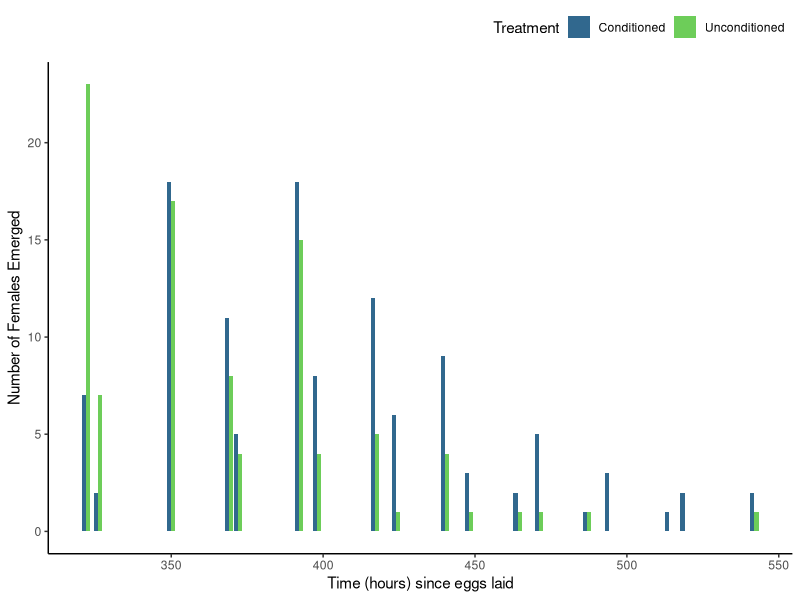
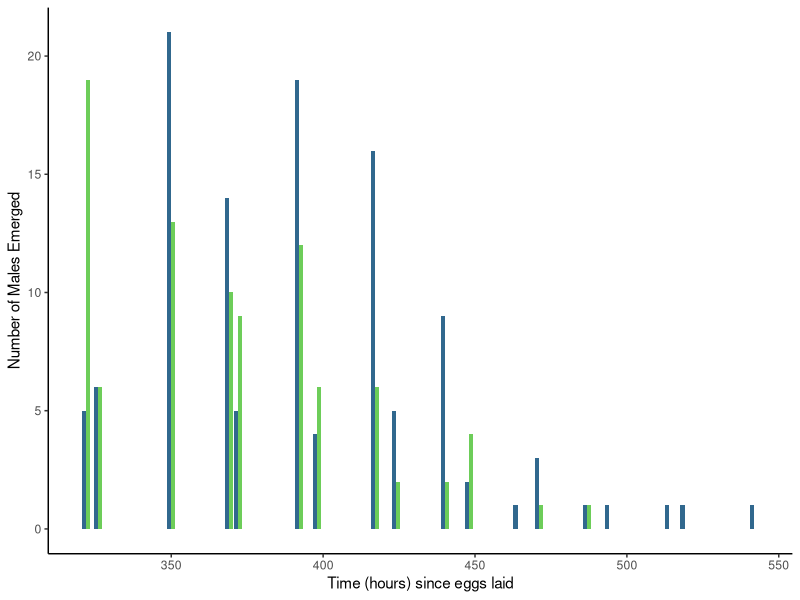
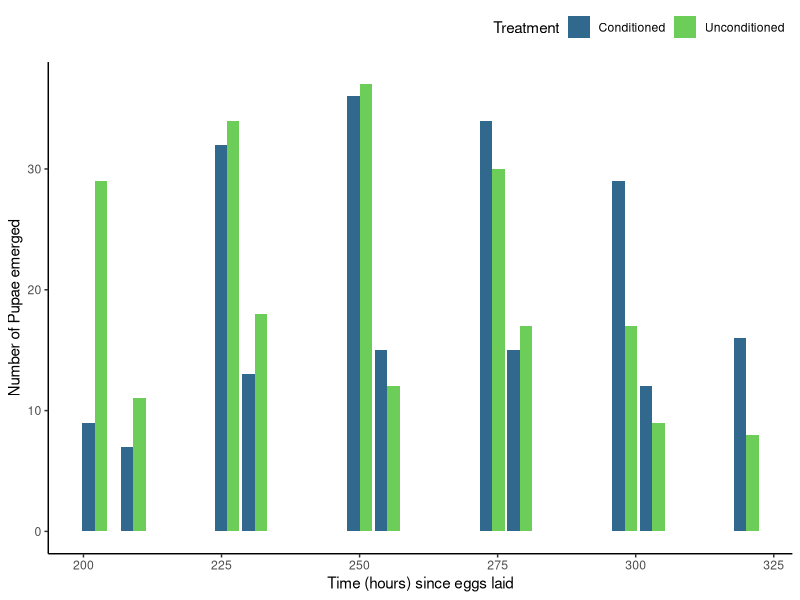
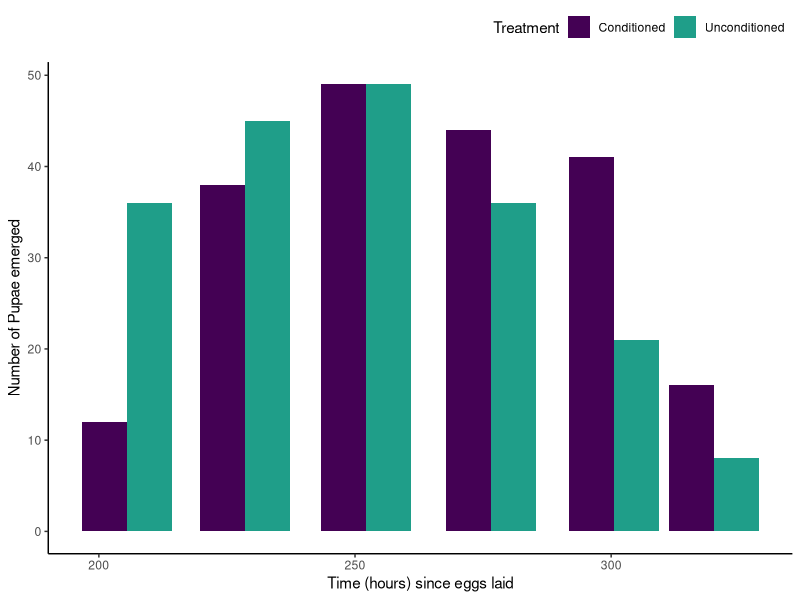

Generate these figures, in order, with R: (Note: this script raises an error after producing the figures.)
## Packages
library(tidyverse)
library(ggplot2)
library(readxl)
library(viridis)


## Choosing colours from viridis to use: 
viridis_colors <- viridis(10)

################################################ PUPAE ANALYSIS ####


## Reading pupae data in
pupae_fitness <- read_excel("data/puape_data.xlsx")

################################################ PUPAE DATA VISUALISATION ####

## Creating a barplot
## Pupae plot 1 
# This plot uses the raw data set with time and hours set out normally 
## This plot shows two counts per day (usually)
pupae_fitness_plot <- ggplot(pupae_fitness, aes(x = `time (hours)`, y = pupae, fill = treatment)) +
  geom_bar(stat = "identity", position = "dodge") +
  #geom_line(aes(col = treatment), position = position_dodge(width = 1)) +
  scale_fill_manual(values = viridis_colors[c(4,8)], labels =  c("Conditioned", "Unconditioned")) +
  theme_classic() +
  theme(legend.position = "top",
        legend.justification = "right")+
  labs(x = "Time (hours) since eggs laid", 
       y = "Number of Pupae emerged") +
  labs(fill = "Treatment")





## Reading the second pupae data set in 
# This is the same data, but only shows one collection per day 
# The middle hour point has been found, and the counts of both have been summed 
pupae_fitness_2 <- read_excel("data/pupae_data_2.xlsx")


## The second plot - pupae plot 2
## This plot shows one collection per day, with data merged as described above
pupae_fitness_plot_2 <- ggplot(pupae_fitness_2, aes(x = `time_hours`, y = pupae, fill = treatment)) +
  geom_bar(stat = "identity", position = "dodge") +
  #geom_line(aes(col = treatment), position = position_dodge(width = 1)) +
  scale_fill_manual(values = viridis_colors[c(1,6)], labels =  c("Conditioned", "Unconditioned")) +
  theme_classic() +
  theme(legend.position = "top",
        legend.justification = "right")+
  labs(x = "Time (hours) since eggs laid", 
       y = "Number of Pupae emerged") +
  labs(fill = "Treatment")


################################################ FLY DATA VISUALISATION ####


## Read data in
fly_fitness <- read_excel("data/fly_data.xlsx")

############

## Separating the data into female and male columns 
fly_fitness_tidy <- tidyr::pivot_longer(data = fly_fitness ,
                                        cols = c( females, males),
                                        names_to = "sex",
                                        values_to = "count") 




## Subsetting the data into female and male plots

## Just Female data
females_data <- subset(fly_fitness, select = c(time_hours, females, treatment))


## Just a female plot
fly_females_plot <- ggplot(females_data, aes(x = time_hours, y = females, fill = treatment)) +
  geom_bar(stat = "identity", position = "dodge") +
  scale_fill_manual(values = viridis_colors[c(4,8)], labels =  c("Conditioned", "Unconditioned")) +
  theme_classic() +
  theme(legend.position = "top",
        legend.justification = "right") +
  labs(x = "Time (hours) since eggs laid", 
       y = "Number of Females Emerged") +
  labs(fill = "Treatment")


## subsetting males data
males_data <- subset(fly_fitness, select = c(time_hours, males, treatment))

## Just a Male plot
fly_males_plot <- ggplot(males_data, aes(x = time_hours, y = males, fill = treatment)) +
  geom_bar(stat = "identity", position = "dodge") +
  scale_fill_manual(values = viridis_colors[c(4,8)], labels =  c("Conditioned", "Unconditioned")) +
  theme_classic() +
  theme(legend.position = "none") +
  labs(x = "Time (hours) since eggs laid", 
       y = "Number of Males Emerged") +
  labs(fill = "Treatment")



## The Male and Female Plots 

fly_females_plot /
  fly_males_plot



#### The second dataset 
## Where the data has been re-organised to only show one data per day
fly_fitness_2 <- read_excel("data/fly_data_2.xlsx")

## Subsetting the data for the second dataset 
females_data_2 <- subset(fly_fitness_2, select = c(time_hours, females, treatment))


## Visualising the data for the second dataset 
fly_females_plot_2 <- ggplot(females_data_2, aes(x = time_hours, y = females, fill = treatment)) +
  geom_bar(stat = "identity", position = "dodge") +
  scale_fill_manual(values = viridis_colors[c(4,8)], labels =  c("Conditioned", "Unconditioned")) +
  theme_classic() +
  theme(legend.position = "top",
        legend.justification = "right") +
  labs(x = "Time (hours) since eggs laid", 
       y = "Number of Females Emerged") +
  labs(fill = "Treatment")

## Subsetting the data for the second male data set 
males_data_2 <- subset(fly_fitness_2, select = c(time_hours, males, treatment))


## Visualising the data for the second dataset for males 
fly_males_plot_2 <- ggplot(males_data_2, aes(x = time_hours, y = males, fill = treatment)) +
  geom_bar(stat = "identity", position = "dodge") +
  scale_fill_manual(values = viridis_colors[c(4,8)], labels =  c("Conditioned", "Unconditioned")) +
  theme_classic() +
  theme(legend.position = "none") +
  labs(x = "Time (hours) since eggs laid", 
       y = "Number of Males Emerged") +
  labs(fill = "Treatment")


## The Male and Female Plots with the newly arranged datasets

fly_females_plot_2 /
  fly_males_plot_2






##### PUTTING OVERALL EMERGENCE DATA OF FLIES ACROSS VIALS TOGETHER

#### This code shows each vial, for each sex, and for each treatment 
fly_emergence_sex <- fly_fitness_tidy %>%
  filter(sex %in% c("females", "males")) %>%
  group_by(vial, sex, treatment) %>%
  summarise(total_count = sum(count, na.rm = TRUE)) %>%
  ungroup() %>%
  mutate(sex_treatment = paste(treatment, sex, sep = " ")) %>%
  mutate(sex_treatment = factor(sex_treatment,
                                   levels = c("conditioned females", "unconditioned females",
                                              "conditioned males", "unconditioned males")))



#### CALCULATIONS 
## Calculating median emergence by vial
## This code combines sex and shows overall emergence
fly_emergence_overall <- fly_fitness_tidy %>%
  filter(sex %in% c("females", "males")) %>%
  group_by(vial, treatment) %>%
  summarise(overall_emergence = sum(count, na.rm = TRUE)) %>%
  ungroup() %>%
  mutate(sex_treatment = paste(treatment, "overall", sep = " ")) %>%
  mutate(sex_treatment = factor(sex_treatment,
                                   levels = c("conditioned overall", "unconditioned overall")))


## This code shows the median overall emergence (males and females combined) 
vial_overall_emergence_median <- vial_overall_emergence  %>%
  group_by(treatment) %>%
  summarise(median_count = median(overall_emergence, na.rm = TRUE))



## DATA VISUALISA5ION - Visualising overall emergence across vials 
overall_emergence_sex_treatment <- ggplot(fly_emergence_sex, aes(x = sex, y = total_count, fill = treatment)) +
  geom_boxplot() +
  geom_jitter(position=position_jitter(height=0, width=0.2)) +
  scale_y_continuous(breaks=seq(0,10,2)) +
  theme_classic() +
  scale_fill_manual(values = viridis_colors[c(4,8)], labels =  c("Conditioned", "Unconditioned")) +
  theme(legend.position = "none") +
  labs(x = "Time (hours) since eggs laid", 
       y = "Number of total flies emerged per vial") +
  labs(fill = "Treatment")+
  ylim(0,80)



## An overall code of emergence per time 
emergence_per_time <- fly_fitness %>%
  group_by(treatment, time_hours) %>%
  summarize(total_females = sum(females, na.rm = TRUE),
            total_males = sum(males, na.rm = TRUE)) %>%
  ungroup()
